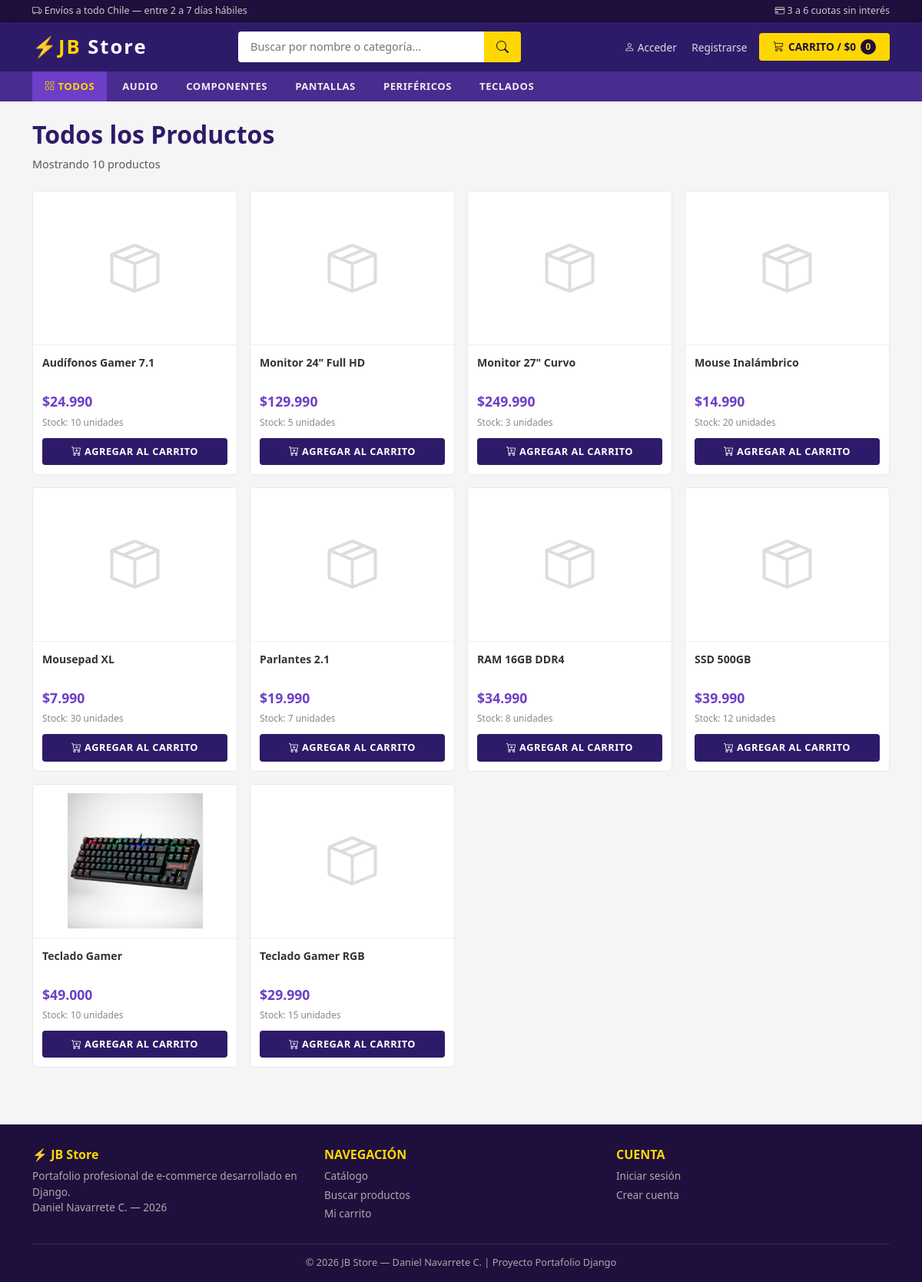
The page / on the database its author committed.
### tienda/models.py (models this page shows, shortened)
class Categoria(models.Model):
    nombre = models.CharField(max_length=100, unique=True)
    slug   = models.SlugField(max_length=100, unique=True)
    class Meta:
        verbose_name_plural = 'Categorias'
        ordering = ['nombre']

class Producto(models.Model):
    nombre      = models.CharField(max_length=200)
    categoria   = models.ForeignKey(Categoria, on_delete=models.SET_NULL,
                                    null=True, related_name='productos')
    descripcion = models.TextField(blank=True)
    precio      = models.PositiveIntegerField(help_text='Precio en CLP sin puntos')
    stock       = models.PositiveIntegerField(default=10)
    imagen      = models.ImageField(upload_to='productos/', blank=True, null=True)
    disponible  = models.BooleanField(default=True)
    creado      = models.DateTimeField(auto_now_add=True)
    actualizado = models.DateTimeField(auto_now=True)
    class Meta:
        ordering = ['nombre']
    @property
    def precio_clp(self):
        return f"${self.precio:,}".replace(',', '.')
    @property
    def hay_stock(self):
        return self.stock > 0

### tienda/views.py (the view)
# urls.py: path('',                              views.catalogo,          name='catalogo'),
def catalogo(request):
    productos  = Producto.objects.filter(disponible=True).select_related('categoria')
    categorias = Categoria.objects.all()
    categoria_slug   = request.GET.get('categoria')
    categoria_activa = None
    if categoria_slug:
        categoria_activa = get_object_or_404(Categoria, slug=categoria_slug)
        productos = productos.filter(categoria=categoria_activa)
    return render(request, 'tienda/catalogo.html', {
        'productos':         productos,
        'categorias':        categorias,
        'categoria_activa':  categoria_activa,
        'form':              ProductoForm(),
    })

### tienda/forms.py
class ProductoForm(forms.ModelForm):
    class Meta:
        model  = Producto
        fields = ['nombre', 'categoria', 'descripcion', 'precio', 'stock', 'imagen', 'disponible']
        widgets = {
            'nombre': forms.TextInput(attrs={
                'class': 'form-control',
                'placeholder': 'Ej: Teclado Gamer RGB'
            }),
            'categoria': forms.Select(attrs={
                'class': 'form-select'
            }),
            'descripcion': forms.Textarea(attrs={
                'class': 'form-control',
                'rows': 3,
                'placeholder': 'Descripción del producto...'
            }),
            'precio': forms.NumberInput(attrs={
                'class': 'form-control',
                'placeholder': 'Ej: 19990'
            }),
            'stock': forms.NumberInput(attrs={
                'class': 'form-control',
                'placeholder': 'Ej: 10'
            }),
            'imagen': forms.ClearableFileInput(attrs={
                'class': 'form-control'
            }),
            'disponible': forms.CheckboxInput(attrs={
                'class': 'form-check-input'
            }),
        }

### carrito/carrito.py (called while the page is built)
    def get_total(self):
        return sum(item['precio'] * item['cantidad']
                   for item in self.carrito.values())

    def get_total_clp(self):
        return f"${self.get_total():,}".replace(',', '.')

    def __len__(self):
        return sum(item['cantidad'] for item in self.carrito.values())

### carrito/context_processors.py (called while the page is built)
def carrito_context(request):
    return {'carrito': Carrito(request)}

### templates/tienda/catalogo.html (shortened to what this page needs)
{% extends 'tienda/base.html' %}
{% block content %}
<div class="d-flex justify-content-between align-items-center mb-4">
    <div>
        <h2 style="font-weight:800; color:#2D1B69;">
            {% if categoria_activa %}
                {{ categoria_activa.nombre }}
            {% else %}
                Todos los Productos
            {% endif %}
        </h2>
        <p class="text-muted mb-0" style="font-size:.9rem;">
            Mostrando {{ productos.count }} producto{{ productos.count|pluralize }}
        </p>
    </div>
</div>
{% if productos %}
<div class="row row-cols-2 row-cols-md-3 row-cols-lg-4 g-3">
    {% for producto in productos %}
    <div class="col">
        <div class="product-card">
            <div class="img-wrap">
                {% if producto.imagen %}
                    <img src="{{ producto.imagen.url }}" alt="{{ producto.nombre }}">
                {% else %}
                    <i class="bi bi-box-seam" style="font-size:4rem; color:#ddd;"></i>
                {% endif %}
            </div>
            <div class="card-body">
                <a href="{% url 'tienda:detalle' producto.pk %}"
                   class="card-nombre">
                    {{ producto.nombre }}
                </a>
                <div class="d-flex align-items-center">
                    <span class="precio-actual">{{ producto.precio_clp }}</span>
                </div>
                <span style="font-size:.75rem; color:#888;">
                    Stock: {{ producto.stock }} unidades
                </span>
                {% if producto.hay_stock %}
                <form action="{% url 'carrito:agregar' producto.pk %}" method="post">
                    <button type="submit" class="btn-agregar">
                        <i class="bi bi-cart-plus"></i> Agregar al carrito
                    </button>
                </form>
                {% else %}
                <span class="btn-agregar disabled">Sin stock</span>
                {% endif %}
            </div>
        </div>
    </div>
    {% endfor %}
</div>
{% endif %}
{% endblock %}

### templates/tienda/base.html (shortened to what this page needs)
<!DOCTYPE html>
<html lang="es">
<head>
    <link href="https://cdn.jsdelivr.net/npm/bootstrap@5.3.0/dist/css/bootstrap.min.css" rel="stylesheet">
    <link href="https://cdn.jsdelivr.net/npm/bootstrap-icons@1.11.0/font/bootstrap-icons.css" rel="stylesheet">
</head>
<body>
<div class="topbar">
    <div class="container d-flex justify-content-between align-items-center">
        <span><i class="bi bi-truck"></i> Envíos a todo Chile — entre 2 a 7 días hábiles</span>
        <span><i class="bi bi-credit-card"></i> 3 a 6 cuotas sin interés</span>
    </div>
</div>
<nav class="navbar-main">
    <div class="container d-flex align-items-center justify-content-between gap-3 flex-wrap">
        <a href="{% url 'tienda:catalogo' %}" class="navbar-brand-text">
            ⚡<span>JB</span> Store
        </a>
        <form class="search-bar d-flex" action="{% url 'tienda:buscar' %}" method="get">
            <input type="text" name="q" placeholder="Buscar por nombre o categoría..."
                   value="{{ request.GET.q }}">
            <button type="submit"><i class="bi bi-search"></i></button>
        </form>
        <div class="d-flex align-items-center gap-3">
            <div class="nav-links">
                {% if user.is_authenticated %}
                    <a href="{% url 'ordenes:historial' %}">
                        <i class="bi bi-receipt"></i> Mis órdenes
                    </a>
                    {% if user.is_staff %}
                        <a href="{% url 'admin:index' %}">
                            <i class="bi bi-gear"></i> Admin
                        </a>
                    {% endif %}
                    <a href="{% url 'usuarios:logout' %}">
                        <i class="bi bi-box-arrow-right"></i> Salir
                    </a>
                {% else %}
                    <a href="{% url 'usuarios:login' %}">
                        <i class="bi bi-person"></i> Acceder
                    </a>
                    <a href="{% url 'usuarios:registro' %}">
                        Registrarse
                    </a>
                {% endif %}
            </div>
            <a href="{% url 'carrito:ver' %}" class="btn-carrito">
                <i class="bi bi-cart3"></i>
                CARRITO / {{ carrito.get_total_clp }}
                <span class="badge-carrito">{{ carrito|length }}</span>
            </a>
        </div>
    </div>
</nav>
<div class="cat-bar">
    <div class="container">
        <a href="{% url 'tienda:catalogo' %}"
           class="{% if not request.GET.categoria %}active{% endif %}">
            <i class="bi bi-grid"></i> Todos
        </a>
        {% for cat in categorias %}
            <a href="/?categoria={{ cat.slug }}"
               class="{% if request.GET.categoria == cat.slug %}active{% endif %}">
                {{ cat.nombre }}
            </a>
        {% endfor %}
    </div>
</div>
<main class="container py-4">
    {% block content %}{% endblock %}
</main>
<footer>
    <div class="container">
        <div class="row g-4">
            <div class="col-md-4">
                <h6>⚡ JB Store</h6>
                <p style="font-size:.85rem;">
                    Portafolio profesional de e-commerce desarrollado en Django.<br>
                    Daniel Navarrete C. — 2026
                </p>
            </div>
            <div class="col-md-4">
                <h6>NAVEGACIÓN</h6>
                <div class="d-flex flex-column gap-1">
                    <a href="{% url 'tienda:catalogo' %}">Catálogo</a>
                    <a href="{% url 'tienda:buscar' %}">Buscar productos</a>
                    <a href="{% url 'carrito:ver' %}">Mi carrito</a>
                </div>
            </div>
            <div class="col-md-4">
                <h6>CUENTA</h6>
                <div class="d-flex flex-column gap-1">
                    {% if user.is_authenticated %}
                        <a href="#">{{ user.username }}</a>
                        <a href="{% url 'usuarios:logout' %}">Cerrar sesión</a>
                    {% else %}
                        <a href="{% url 'usuarios:login' %}">Iniciar sesión</a>
                        <a href="{% url 'usuarios:registro' %}">Crear cuenta</a>
                    {% endif %}
                </div>
            </div>
        </div>
        <div class="footer-bottom">
            © 2026 JB Store — Daniel Navarrete C. | Proyecto Portafolio Django
        </div>
    </div>
</footer>
</body>
</html>

### templates/tienda/base.html (style rules this page uses)
:root { --morado-oscuro: #1E0F3C; --morado-medio: #2D1B69; --morado-claro: #4A2C8F; --morado-accent: #6C3FC5; --amarillo: #FFD700; --blanco: #FFFFFF; --gris-fondo: #F5F5F5; --gris-card: #FFFFFF; --texto-oscuro: #1a1a2e; }
* { box-sizing: border-box; }
body { background: var(--gris-fondo); font-family: 'Segoe UI', sans-serif; color: var(--texto-oscuro); }
.topbar { background: var(--morado-oscuro); color: #ccc; font-size: .78rem; padding: 5px 0; }
.navbar-main { background: var(--morado-medio); padding: 12px 0; box-shadow: 0 2px 10px rgba(0,0,0,.4); }
.navbar-brand-text { font-size: 1.6rem; font-weight: 900; color: var(--blanco) !important; letter-spacing: 2px; text-decoration: none; }
.navbar-brand-text span { color: var(--amarillo); }
.search-bar input { border: none; border-radius: 4px 0 0 4px; padding: 8px 16px; width: 320px; font-size: .9rem; outline: none; }
.search-bar button { background: var(--amarillo); border: none; border-radius: 0 4px 4px 0; padding: 8px 16px; font-weight: 700; color: var(--morado-oscuro); cursor: pointer; }
.nav-links a { color: #ddd; text-decoration: none; font-size: .85rem; margin-left: 16px; }
.btn-carrito { background: var(--amarillo); color: var(--morado-oscuro); font-weight: 800; border: none; border-radius: 4px; padding: 8px 18px; font-size: .85rem; text-decoration: none; display: flex; align-items: center; gap: 6px; transition: background .2s; }
.btn-carrito .badge-carrito { background: var(--morado-oscuro); color: var(--amarillo); border-radius: 50%; width: 20px; height: 20px; font-size: .75rem; display: flex; align-items: center; justify-content: center; }
.cat-bar { background: var(--morado-claro); padding: 0; }
.cat-bar a { color: #eee; text-decoration: none; font-size: .82rem; font-weight: 600; padding: 10px 16px; display: inline-block; text-transform: uppercase; letter-spacing: .5px; transition: background .2s, color .2s; }
.cat-bar a:hover, .cat-bar a.active { background: var(--morado-accent); color: var(--amarillo); }
.product-card { background: var(--gris-card); border: 1px solid #e8e8e8; border-radius: 6px; overflow: hidden; transition: transform .2s, box-shadow .2s; height: 100%; }
.product-card .img-wrap { position: relative; height: 200px; display: flex; align-items: center; justify-content: center; background: #fff; padding: 12px; border-bottom: 1px solid #f0f0f0; }
.product-card img { max-height: 176px; max-width: 100%; object-fit: contain; }
.product-card .card-body { padding: 12px; }
.product-card .card-nombre { font-size: .88rem; font-weight: 600; color: #333; min-height: 40px; text-decoration: none; display: block; margin-bottom: 8px; }
.product-card .precio-actual { color: var(--morado-accent); font-weight: 800; font-size: 1.1rem; }
.btn-agregar { background: var(--morado-medio); color: #fff; border: none; border-radius: 4px; padding: 8px; font-size: .8rem; font-weight: 700; width: 100%; text-transform: uppercase; letter-spacing: .5px; cursor: pointer; transition: background .2s; text-decoration: none; display: block; text-align: center; margin-top: 10px; }
footer { background: var(--morado-oscuro); color: #aaa; padding: 30px 0 16px; margin-top: 50px; }
footer h6 { color: var(--amarillo); font-weight: 700; }
footer a { color: #aaa; text-decoration: none; font-size: .85rem; }
.footer-bottom { border-top: 1px solid #333; margin-top: 20px; padding-top: 14px; font-size: .8rem; text-align: center; }

### rows shown on the page
Categoria: nombre "AUDIO"
Categoria: nombre "COMPONENTES"
Categoria: nombre "PANTALLAS"
Categoria: nombre "PERIFÉRICOS"
Categoria: nombre "TECLADOS"
Producto: nombre "Audífonos Gamer 7.1", precio_clp "$24.990", stock "10", shows "AGREGAR AL CARRITO"
Producto: nombre "Monitor 24\" Full HD", precio_clp "$129.990", stock "5", shows "AGREGAR AL CARRITO"
Producto: nombre "Monitor 27\" Curvo", precio_clp "$249.990", stock "3", shows "AGREGAR AL CARRITO"
Producto: nombre "Mouse Inalámbrico", precio_clp "$14.990", stock "20", shows "AGREGAR AL CARRITO"
Producto: nombre "Mousepad XL", precio_clp "$7.990", stock "30", shows "AGREGAR AL CARRITO"
Producto: nombre "Parlantes 2.1", precio_clp "$19.990", stock "7", shows "AGREGAR AL CARRITO"
Producto: nombre "RAM 16GB DDR4", precio_clp "$34.990", stock "8", shows "AGREGAR AL CARRITO"
Producto: nombre "SSD 500GB", precio_clp "$39.990", stock "12", shows "AGREGAR AL CARRITO"
Producto: imagen (picture), nombre "Teclado Gamer", precio_clp "$49.000", stock "10", shows "AGREGAR AL CARRITO"
Producto: nombre "Teclado Gamer RGB", precio_clp "$29.990", stock "15", shows "AGREGAR AL CARRITO"

### other values the page prints
{{ carrito.get_total_clp }} "$0"
{{ carrito|length }} "0"
{{ productos.count }} "10"
